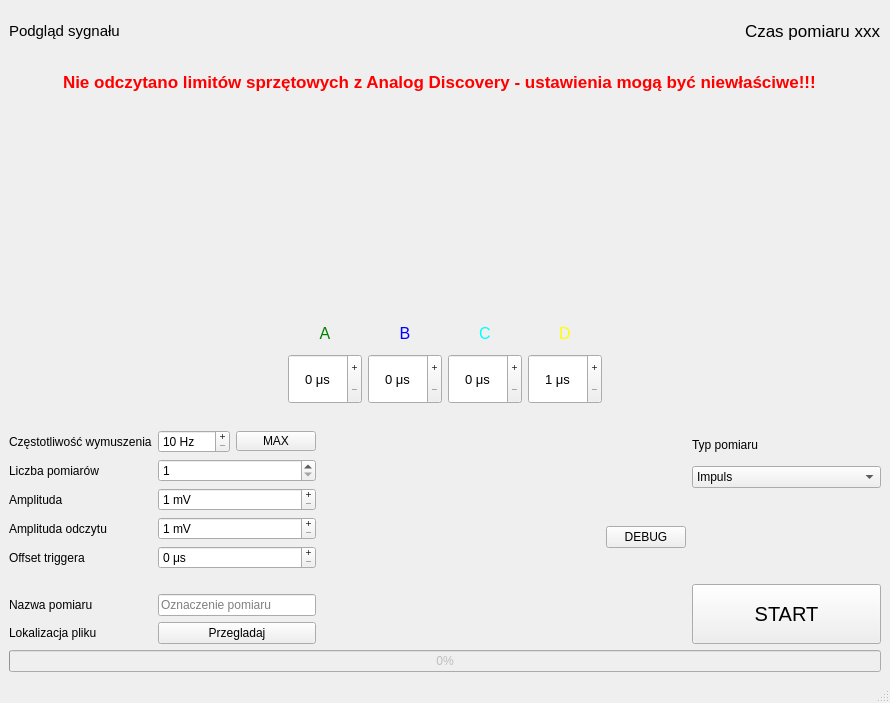
<?xml version="1.0" encoding="UTF-8"?>
<ui version="4.0">
 <class>MainWindow</class>
 <widget class="QMainWindow" name="MainWindow">
  <property name="geometry">
   <rect>
    <x>0</x>
    <y>0</y>
    <width>890</width>
    <height>703</height>
   </rect>
  </property>
  <property name="sizePolicy">
   <sizepolicy hsizetype="Preferred" vsizetype="Preferred">
    <horstretch>0</horstretch>
    <verstretch>0</verstretch>
   </sizepolicy>
  </property>
  <property name="windowTitle">
   <string>MainWindow</string>
  </property>
  <widget class="QWidget" name="centralwidget">
   <layout class="QVBoxLayout" name="verticalLayout" stretch="1,0,4,2,0,5,1">
    <item>
     <layout class="QHBoxLayout" name="horizontalLayout_4">
      <item>
       <widget class="QLabel" name="label">
        <property name="font">
         <font>
          <pointsize>11</pointsize>
         </font>
        </property>
        <property name="text">
         <string>Podgląd sygnału</string>
        </property>
       </widget>
      </item>
      <item>
       <spacer name="horizontalSpacer_2">
        <property name="orientation">
         <enum>Qt::Orientation::Horizontal</enum>
        </property>
        <property name="sizeHint" stdset="0">
         <size>
          <width>40</width>
          <height>20</height>
         </size>
        </property>
       </spacer>
      </item>
      <item>
       <widget class="QLabel" name="label_czas_sygnalu">
        <property name="font">
         <font>
          <pointsize>13</pointsize>
         </font>
        </property>
        <property name="text">
         <string>Czas pomiaru xxx</string>
        </property>
       </widget>
      </item>
     </layout>
    </item>
    <item>
     <layout class="QHBoxLayout" name="horizontalLayout_warning" stretch="1,10">
      <item>
       <widget class="QLabel" name="label_ostrzezenie_icon">
        <property name="sizePolicy">
         <sizepolicy hsizetype="Preferred" vsizetype="Preferred">
          <horstretch>1</horstretch>
          <verstretch>1</verstretch>
         </sizepolicy>
        </property>
        <property name="minimumSize">
         <size>
          <width>48</width>
          <height>48</height>
         </size>
        </property>
        <property name="maximumSize">
         <size>
          <width>48</width>
          <height>48</height>
         </size>
        </property>
        <property name="sizeIncrement">
         <size>
          <width>1</width>
          <height>1</height>
         </size>
        </property>
        <property name="text">
         <string/>
        </property>
        <property name="textFormat">
         <enum>Qt::TextFormat::MarkdownText</enum>
        </property>
        <property name="pixmap">
         <pixmap resource="res.qrc">:/icon/warning</pixmap>
        </property>
        <property name="scaledContents">
         <bool>true</bool>
        </property>
       </widget>
      </item>
      <item>
       <widget class="QLabel" name="label_ostrzeenie">
        <property name="palette">
         <palette>
          <active>
           <colorrole role="WindowText">
            <brush brushstyle="SolidPattern">
             <color alpha="255">
              <red>255</red>
              <green>0</green>
              <blue>0</blue>
             </color>
            </brush>
           </colorrole>
          </active>
          <inactive>
           <colorrole role="WindowText">
            <brush brushstyle="SolidPattern">
             <color alpha="255">
              <red>255</red>
              <green>0</green>
              <blue>0</blue>
             </color>
            </brush>
           </colorrole>
          </inactive>
          <disabled/>
         </palette>
        </property>
        <property name="font">
         <font>
          <pointsize>13</pointsize>
          <bold>true</bold>
         </font>
        </property>
        <property name="text">
         <string>Nie odczytano limitów sprzętowych z Analog Discovery - ustawienia mogą być niewłaściwe!!!</string>
        </property>
       </widget>
      </item>
     </layout>
    </item>
    <item>
     <widget class="QWidget" name="widget" native="true">
      <property name="minimumSize">
       <size>
        <width>0</width>
        <height>200</height>
       </size>
      </property>
     </widget>
    </item>
    <item>
     <layout class="QHBoxLayout" name="horizontalLayout_2">
      <item>
       <spacer name="horizontalSpacer_3">
        <property name="orientation">
         <enum>Qt::Orientation::Horizontal</enum>
        </property>
        <property name="sizeType">
         <enum>QSizePolicy::Policy::MinimumExpanding</enum>
        </property>
        <property name="sizeHint" stdset="0">
         <size>
          <width>40</width>
          <height>20</height>
         </size>
        </property>
       </spacer>
      </item>
      <item>
       <layout class="QVBoxLayout" name="verticalLayout_A" stretch="1,2">
        <item>
         <widget class="QLabel" name="label_A">
          <property name="maximumSize">
           <size>
            <width>300</width>
            <height>50</height>
           </size>
          </property>
          <property name="font">
           <font>
            <pointsize>12</pointsize>
           </font>
          </property>
          <property name="autoFillBackground">
           <bool>true</bool>
          </property>
          <property name="styleSheet">
           <string notr="true">color: green;</string>
          </property>
          <property name="text">
           <string>A</string>
          </property>
          <property name="alignment">
           <set>Qt::AlignmentFlag::AlignCenter</set>
          </property>
         </widget>
        </item>
        <item>
         <widget class="QSpinBox" name="spinBox_A">
          <property name="maximumSize">
           <size>
            <width>300</width>
            <height>50</height>
           </size>
          </property>
          <property name="font">
           <font>
            <pointsize>10</pointsize>
           </font>
          </property>
          <property name="alignment">
           <set>Qt::AlignmentFlag::AlignCenter</set>
          </property>
          <property name="buttonSymbols">
           <enum>QAbstractSpinBox::ButtonSymbols::PlusMinus</enum>
          </property>
          <property name="suffix">
           <string> μs</string>
          </property>
          <property name="minimum">
           <number>0</number>
          </property>
          <property name="maximum">
           <number>1000</number>
          </property>
         </widget>
        </item>
       </layout>
      </item>
      <item>
       <layout class="QVBoxLayout" name="verticalLayout_B" stretch="1,2">
        <item>
         <widget class="QLabel" name="label_B">
          <property name="maximumSize">
           <size>
            <width>300</width>
            <height>50</height>
           </size>
          </property>
          <property name="font">
           <font>
            <pointsize>12</pointsize>
           </font>
          </property>
          <property name="autoFillBackground">
           <bool>true</bool>
          </property>
          <property name="styleSheet">
           <string notr="true">color: blue;</string>
          </property>
          <property name="text">
           <string>B</string>
          </property>
          <property name="alignment">
           <set>Qt::AlignmentFlag::AlignCenter</set>
          </property>
         </widget>
        </item>
        <item>
         <widget class="QSpinBox" name="spinBox_B">
          <property name="maximumSize">
           <size>
            <width>300</width>
            <height>50</height>
           </size>
          </property>
          <property name="font">
           <font>
            <pointsize>10</pointsize>
           </font>
          </property>
          <property name="alignment">
           <set>Qt::AlignmentFlag::AlignCenter</set>
          </property>
          <property name="buttonSymbols">
           <enum>QAbstractSpinBox::ButtonSymbols::PlusMinus</enum>
          </property>
          <property name="suffix">
           <string> μs</string>
          </property>
          <property name="minimum">
           <number>0</number>
          </property>
          <property name="maximum">
           <number>1000</number>
          </property>
         </widget>
        </item>
       </layout>
      </item>
      <item>
       <layout class="QVBoxLayout" name="verticalLayout_C" stretch="1,2">
        <item>
         <widget class="QLabel" name="label_C">
          <property name="maximumSize">
           <size>
            <width>300</width>
            <height>50</height>
           </size>
          </property>
          <property name="font">
           <font>
            <pointsize>12</pointsize>
           </font>
          </property>
          <property name="autoFillBackground">
           <bool>true</bool>
          </property>
          <property name="styleSheet">
           <string notr="true">color: cyan;</string>
          </property>
          <property name="text">
           <string>C</string>
          </property>
          <property name="alignment">
           <set>Qt::AlignmentFlag::AlignCenter</set>
          </property>
         </widget>
        </item>
        <item>
         <widget class="QSpinBox" name="spinBox_C">
          <property name="maximumSize">
           <size>
            <width>300</width>
            <height>50</height>
           </size>
          </property>
          <property name="font">
           <font>
            <pointsize>10</pointsize>
           </font>
          </property>
          <property name="alignment">
           <set>Qt::AlignmentFlag::AlignCenter</set>
          </property>
          <property name="buttonSymbols">
           <enum>QAbstractSpinBox::ButtonSymbols::PlusMinus</enum>
          </property>
          <property name="suffix">
           <string> μs</string>
          </property>
          <property name="minimum">
           <number>0</number>
          </property>
          <property name="maximum">
           <number>1000</number>
          </property>
         </widget>
        </item>
       </layout>
      </item>
      <item>
       <layout class="QVBoxLayout" name="verticalLayout_D" stretch="1,2">
        <item>
         <widget class="QLabel" name="label_D">
          <property name="maximumSize">
           <size>
            <width>300</width>
            <height>50</height>
           </size>
          </property>
          <property name="font">
           <font>
            <pointsize>12</pointsize>
           </font>
          </property>
          <property name="autoFillBackground">
           <bool>true</bool>
          </property>
          <property name="styleSheet">
           <string notr="true">color: yellow;</string>
          </property>
          <property name="text">
           <string>D</string>
          </property>
          <property name="alignment">
           <set>Qt::AlignmentFlag::AlignCenter</set>
          </property>
         </widget>
        </item>
        <item>
         <widget class="QSpinBox" name="spinBox_D">
          <property name="maximumSize">
           <size>
            <width>300</width>
            <height>50</height>
           </size>
          </property>
          <property name="font">
           <font>
            <pointsize>10</pointsize>
           </font>
          </property>
          <property name="alignment">
           <set>Qt::AlignmentFlag::AlignCenter</set>
          </property>
          <property name="buttonSymbols">
           <enum>QAbstractSpinBox::ButtonSymbols::PlusMinus</enum>
          </property>
          <property name="suffix">
           <string> μs</string>
          </property>
          <property name="minimum">
           <number>1</number>
          </property>
          <property name="maximum">
           <number>1000</number>
          </property>
         </widget>
        </item>
       </layout>
      </item>
      <item>
       <spacer name="horizontalSpacer_4">
        <property name="orientation">
         <enum>Qt::Orientation::Horizontal</enum>
        </property>
        <property name="sizeType">
         <enum>QSizePolicy::Policy::MinimumExpanding</enum>
        </property>
        <property name="sizeHint" stdset="0">
         <size>
          <width>40</width>
          <height>20</height>
         </size>
        </property>
       </spacer>
      </item>
     </layout>
    </item>
    <item>
     <spacer name="verticalSpacer_4">
      <property name="orientation">
       <enum>Qt::Orientation::Vertical</enum>
      </property>
      <property name="sizeHint" stdset="0">
       <size>
        <width>20</width>
        <height>20</height>
       </size>
      </property>
     </spacer>
    </item>
    <item>
     <layout class="QHBoxLayout" name="horizontalLayout" stretch="3,3,0,2">
      <item>
       <layout class="QFormLayout" name="formLayout">
        <property name="formAlignment">
         <set>Qt::AlignmentFlag::AlignHCenter|Qt::AlignmentFlag::AlignTop</set>
        </property>
        <item row="2" column="1">
         <widget class="QSpinBox" name="spinBox_liczba_pomiarow">
          <property name="maximumSize">
           <size>
            <width>350</width>
            <height>16777215</height>
           </size>
          </property>
          <property name="showGroupSeparator" stdset="0">
           <bool>false</bool>
          </property>
          <property name="minimum">
           <number>1</number>
          </property>
          <property name="maximum">
           <number>5000</number>
          </property>
          <property name="stepType">
           <enum>QAbstractSpinBox::StepType::AdaptiveDecimalStepType</enum>
          </property>
         </widget>
        </item>
        <item row="2" column="0">
         <widget class="QLabel" name="label_3">
          <property name="text">
           <string>Liczba pomiarów</string>
          </property>
         </widget>
        </item>
        <item row="6" column="0">
         <spacer name="verticalSpacer">
          <property name="orientation">
           <enum>Qt::Orientation::Vertical</enum>
          </property>
          <property name="sizeHint" stdset="0">
           <size>
            <width>20</width>
            <height>40</height>
           </size>
          </property>
         </spacer>
        </item>
        <item row="6" column="1">
         <spacer name="verticalSpacer_2">
          <property name="orientation">
           <enum>Qt::Orientation::Vertical</enum>
          </property>
          <property name="sizeHint" stdset="0">
           <size>
            <width>20</width>
            <height>40</height>
           </size>
          </property>
         </spacer>
        </item>
        <item row="7" column="0">
         <widget class="QLabel" name="label_4">
          <property name="text">
           <string>Nazwa pomiaru</string>
          </property>
         </widget>
        </item>
        <item row="7" column="1">
         <widget class="QLineEdit" name="lineEdit_nazwa">
          <property name="maximumSize">
           <size>
            <width>350</width>
            <height>16777215</height>
           </size>
          </property>
          <property name="placeholderText">
           <string>Oznaczenie pomiaru</string>
          </property>
         </widget>
        </item>
        <item row="3" column="0">
         <widget class="QLabel" name="label_8">
          <property name="text">
           <string>Amplituda</string>
          </property>
         </widget>
        </item>
        <item row="3" column="1">
         <widget class="QSpinBox" name="spinBox_amplituda">
          <property name="maximumSize">
           <size>
            <width>350</width>
            <height>16777215</height>
           </size>
          </property>
          <property name="buttonSymbols">
           <enum>QAbstractSpinBox::ButtonSymbols::PlusMinus</enum>
          </property>
          <property name="suffix">
           <string> mV</string>
          </property>
          <property name="minimum">
           <number>1</number>
          </property>
          <property name="maximum">
           <number>5000</number>
          </property>
         </widget>
        </item>
        <item row="4" column="1">
         <widget class="QSpinBox" name="spinBox_amplituda_odczytu">
          <property name="maximumSize">
           <size>
            <width>350</width>
            <height>16777215</height>
           </size>
          </property>
          <property name="buttonSymbols">
           <enum>QAbstractSpinBox::ButtonSymbols::PlusMinus</enum>
          </property>
          <property name="suffix">
           <string> mV</string>
          </property>
          <property name="minimum">
           <number>1</number>
          </property>
          <property name="maximum">
           <number>5000</number>
          </property>
         </widget>
        </item>
        <item row="4" column="0">
         <widget class="QLabel" name="label_9">
          <property name="text">
           <string>Amplituda odczytu</string>
          </property>
         </widget>
        </item>
        <item row="1" column="1">
         <layout class="QHBoxLayout" name="horizontalLayout_3" stretch="4,1">
          <item>
           <widget class="QSpinBox" name="spinBox_czest">
            <property name="maximumSize">
             <size>
              <width>350</width>
              <height>16777215</height>
             </size>
            </property>
            <property name="buttonSymbols">
             <enum>QAbstractSpinBox::ButtonSymbols::PlusMinus</enum>
            </property>
            <property name="suffix">
             <string> Hz</string>
            </property>
            <property name="minimum">
             <number>10</number>
            </property>
            <property name="maximum">
             <number>2000</number>
            </property>
            <property name="singleStep">
             <number>100</number>
            </property>
           </widget>
          </item>
          <item>
           <widget class="QPushButton" name="pushButton_max_czest">
            <property name="maximumSize">
             <size>
              <width>100</width>
              <height>20</height>
             </size>
            </property>
            <property name="text">
             <string>MAX</string>
            </property>
           </widget>
          </item>
         </layout>
        </item>
        <item row="1" column="0">
         <widget class="QLabel" name="label_2">
          <property name="text">
           <string>Częstotliwość wymuszenia</string>
          </property>
         </widget>
        </item>
        <item row="5" column="0">
         <widget class="QLabel" name="label_5">
          <property name="text">
           <string>Offset triggera</string>
          </property>
         </widget>
        </item>
        <item row="5" column="1">
         <widget class="QSpinBox" name="spinBox_tigger_offset">
          <property name="maximumSize">
           <size>
            <width>350</width>
            <height>16777215</height>
           </size>
          </property>
          <property name="buttonSymbols">
           <enum>QAbstractSpinBox::ButtonSymbols::PlusMinus</enum>
          </property>
          <property name="suffix">
           <string> μs</string>
          </property>
         </widget>
        </item>
        <item row="8" column="0">
         <widget class="QLabel" name="label_6">
          <property name="text">
           <string>Lokalizacja pliku</string>
          </property>
         </widget>
        </item>
        <item row="8" column="1">
         <widget class="QPushButton" name="pushButton_lokalizacja_pliku">
          <property name="maximumSize">
           <size>
            <width>300</width>
            <height>16777215</height>
           </size>
          </property>
          <property name="text">
           <string>Przegladaj</string>
          </property>
         </widget>
        </item>
       </layout>
      </item>
      <item>
       <spacer name="horizontalSpacer">
        <property name="orientation">
         <enum>Qt::Orientation::Horizontal</enum>
        </property>
        <property name="sizeHint" stdset="0">
         <size>
          <width>40</width>
          <height>20</height>
         </size>
        </property>
       </spacer>
      </item>
      <item>
       <widget class="QPushButton" name="pushButton">
        <property name="text">
         <string>DEBUG</string>
        </property>
       </widget>
      </item>
      <item>
       <layout class="QVBoxLayout" name="verticalLayout_4" stretch="1,1,3,2">
        <item>
         <widget class="QLabel" name="label_10">
          <property name="text">
           <string>Typ pomiaru</string>
          </property>
         </widget>
        </item>
        <item>
         <widget class="QComboBox" name="comboBox">
          <property name="maximumSize">
           <size>
            <width>300</width>
            <height>16777215</height>
           </size>
          </property>
          <item>
           <property name="text">
            <string>Impuls</string>
           </property>
          </item>
          <item>
           <property name="text">
            <string>Impuls odwrócony</string>
           </property>
          </item>
          <item>
           <property name="text">
            <string>Impuls bez pomiaru</string>
           </property>
          </item>
          <item>
           <property name="text">
            <string>ZygZag</string>
           </property>
          </item>
          <item>
           <property name="text">
            <string>ZygZag odwrócony</string>
           </property>
          </item>
         </widget>
        </item>
        <item>
         <spacer name="verticalSpacer_3">
          <property name="orientation">
           <enum>Qt::Orientation::Vertical</enum>
          </property>
          <property name="sizeHint" stdset="0">
           <size>
            <width>20</width>
            <height>40</height>
           </size>
          </property>
         </spacer>
        </item>
        <item>
         <widget class="QPushButton" name="pushButton_start">
          <property name="sizePolicy">
           <sizepolicy hsizetype="Minimum" vsizetype="MinimumExpanding">
            <horstretch>0</horstretch>
            <verstretch>0</verstretch>
           </sizepolicy>
          </property>
          <property name="maximumSize">
           <size>
            <width>500</width>
            <height>16777215</height>
           </size>
          </property>
          <property name="font">
           <font>
            <pointsize>15</pointsize>
            <bold>false</bold>
           </font>
          </property>
          <property name="text">
           <string>START</string>
          </property>
         </widget>
        </item>
       </layout>
      </item>
     </layout>
    </item>
    <item>
     <widget class="QProgressBar" name="progressBar">
      <property name="enabled">
       <bool>false</bool>
      </property>
      <property name="value">
       <number>0</number>
      </property>
     </widget>
    </item>
   </layout>
  </widget>
  <widget class="QStatusBar" name="statusBar"/>
 </widget>
 <resources>
  <include location="res.qrc"/>
 </resources>
 <connections/>
</ui>
